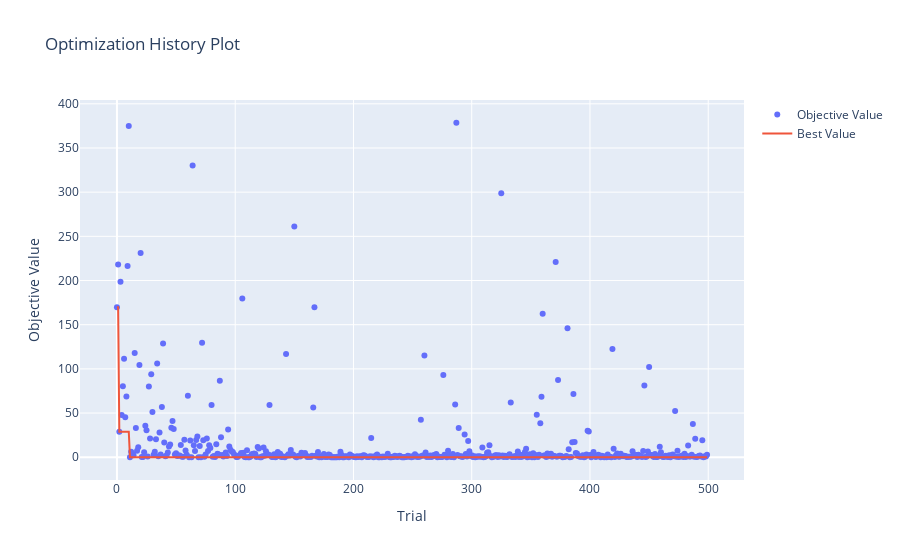

Notebook cell for this chart:
### Code cell
vis.plot_optimization_history(study).show()

### Figure 1 — Plotly figure (JSON) as saved in the notebook; plotly's stock layout.template omitted (floating-point values rounded to 4 significant figures; data arrays with more than 128 entries replaced by an {"elided": "..."} marker saying what was removed)
{"data": [{"mode": "markers", "name": "Objective Value", "type": "scatter", "x": {"elided": "500 int values"}, "y": {"elided": "500 float values"}}, {"mode": "lines", "name": "Best Value", "type": "scatter", "x": {"elided": "500 int values"}, "y": {"elided": "500 float values"}}, {"marker": {"color": "#cccccc"}, "mode": "markers", "name": "Infeasible Trial", "showlegend": false, "type": "scatter", "x": [], "y": []}], "layout": {"title": {"text": "Optimization History Plot"}, "xaxis": {"title": {"text": "Trial"}}, "yaxis": {"title": {"text": "Objective Value"}}}}
